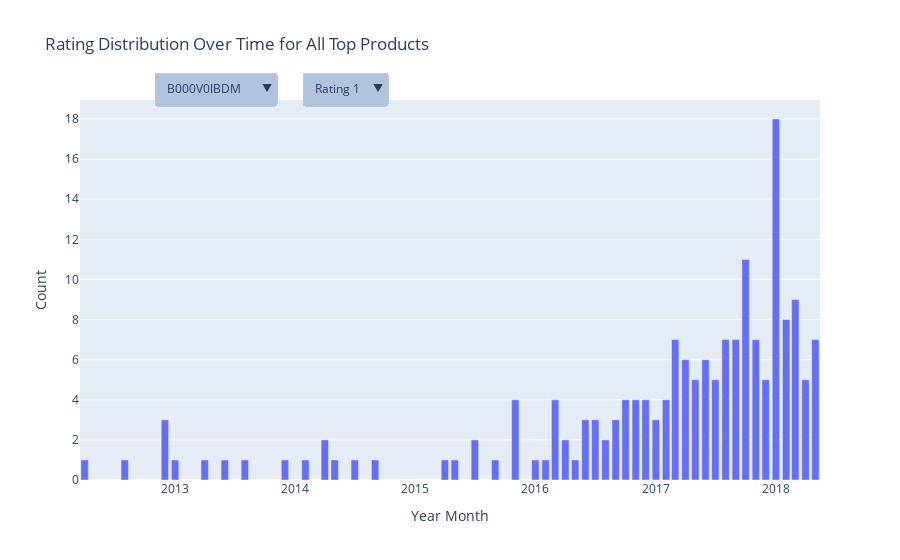

Notebook source saved alongside this figure:
### Code cell
import plotly.graph_objects as go
import pandas as pd

# Giả sử df là DataFrame của bạn với các cột như mô tả

# Lấy danh sách top 10 sản phẩm dựa trên số lượng ratings
top_products = df['asin'].value_counts().head(10).index.tolist()

# Tính toán số lượng ratings cho mỗi sản phẩm theo điểm rating và theo thời gian
df_grouped = df.groupby(['year_month_str', 'asin', 'overall']).size().reset_index(name='count')

# Tạo figure ban đầu
fig = go.Figure()

# Tạo một dictionary để lưu trữ vị trí của các traces
trace_positions = {}

# Thêm dữ liệu cho mỗi điểm rating của mỗi sản phẩm vào figure
for i, product in enumerate(top_products):
    for rating in range(1, 6):  # Duyệt qua mỗi điểm rating từ 1 đến 5
        df_filtered = df_grouped[(df_grouped['asin'] == product) & (df_grouped['overall'] == rating)]
        trace = go.Bar(x=df_filtered['year_month_str'], y=df_filtered['count'], name=f"{product} Rating {rating}", visible=(i == 0 and rating == 1))
        fig.add_trace(trace)
        trace_positions[(product, rating)] = len(fig.data) - 1

# Khởi tạo lại button cho dropdown menu sản phẩm
product_buttons = []
for i, product in enumerate(top_products):
    # Tạo danh sách visibility, mặc định tất cả là False
    visible_state = [False] * len(fig.data)
    # Kích hoạt visibility cho tất cả traces liên quan đến sản phẩm này
    for rating in range(1, 6):
        if (product, rating) in trace_positions:
            trace_index = trace_positions[(product, rating)]
            visible_state[trace_index] = True
    # Thêm button cho sản phẩm này
    product_buttons.append(dict(label=product,
                                method="update",
                                args=[{"visible": visible_state}]))

# Khởi tạo lại button cho dropdown menu rating
rating_buttons = []
for rating in range(1, 6):
    # Tạo danh sách visibility, mặc định tất cả là False
    visible_state = [False] * len(fig.data)
    # Kích hoạt visibility cho tất cả traces liên quan đến rating này
    for product in top_products:
        if (product, rating) in trace_positions:
            trace_index = trace_positions[(product, rating)]
            visible_state[trace_index] = True
    # Thêm button cho rating này
    rating_buttons.append(dict(label=f"Rating {rating}",
                               method="update",
                               args=[{"visible": visible_state}]))

# Cập nhật figure với dropdown menus mới
fig.update_layout(
    updatemenus=[
        dict(
            buttons=product_buttons,
            direction="down",
            pad={"r": 10, "t": 10},
            showactive=True,
            x=0.1,
            xanchor="left",
            y=1.1,
            yanchor="top",
            bgcolor="LightSteelBlue"
        ),
        dict(
            buttons=rating_buttons,
            direction="down",
            pad={"r": 10, "t": 10},
            showactive=True,
            x=0.3,
            xanchor="left",
            y=1.1,
            yanchor="top",
            bgcolor="LightSteelBlue"
        )
    ],
    xaxis_title="Year Month",
    yaxis_title="Count"
)

# Cập nhật title cho layout một cách chính xác
fig.update_layout(title_text="Rating Distribution Over Time for All Top Products")



fig.show()
